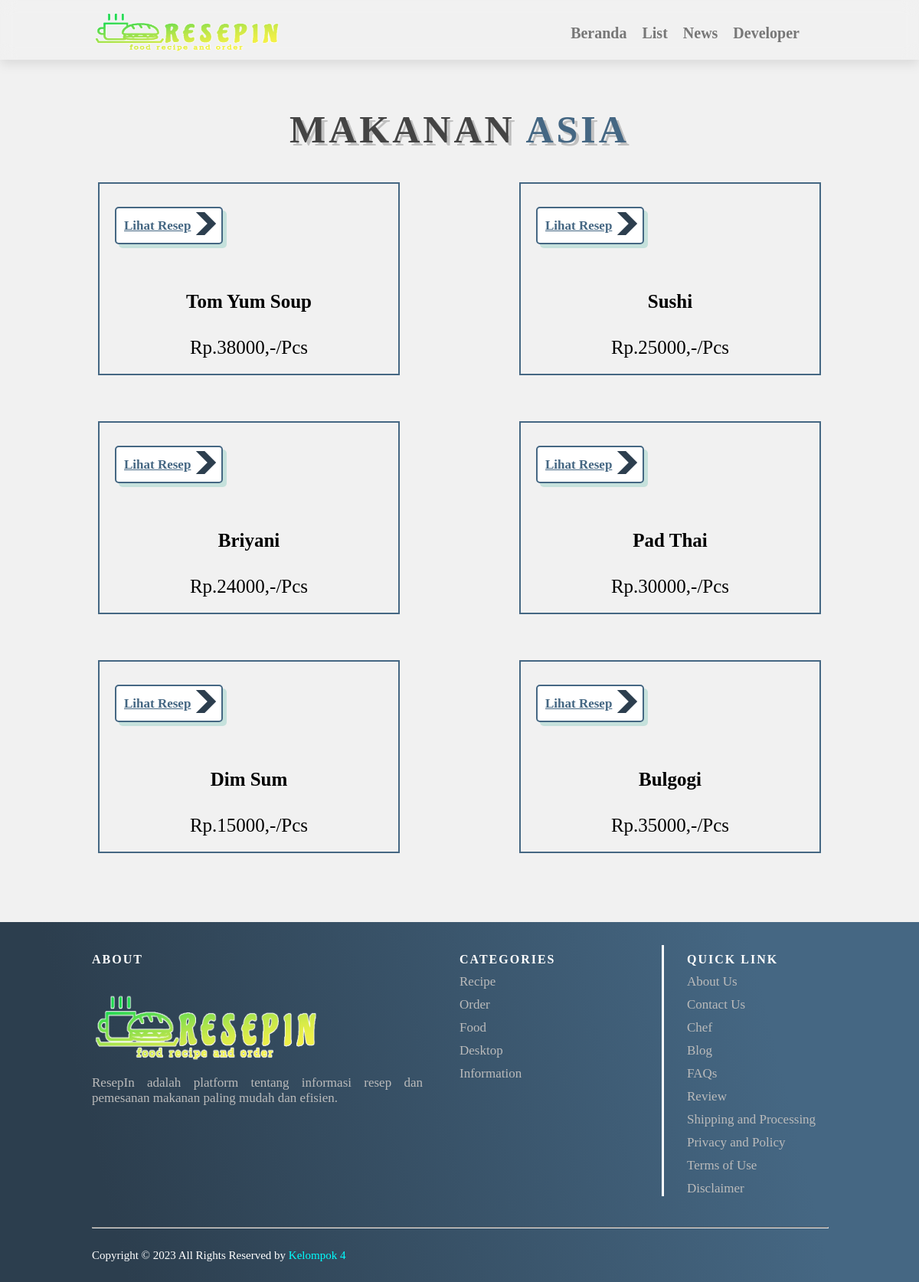
Page /food/makanan_asia.php?id_kategori=2 (signed in) on the committed database.
### tables this page shows
CREATE TABLE `data_menu` (
  `id_menu` int(11) NOT NULL,
  `id_kategori` int(11) NOT NULL,
  `nama_menu` varchar(100) NOT NULL,
  `harga_menu` int(11) NOT NULL,
  `gambar_menu` varchar(100) NOT NULL
);

### food/makanan_asia.php (the view, shortened to what this page needs)
<?php
    require '../functions.php';
    $id_kategori = $_GET["id_kategori"];
    $menu = mysqli_query($conn, "SELECT * FROM data_menu WHERE id_kategori = $id_kategori");
?>
<!DOCTYPE html>
<html>
    <head>
        <link rel="stylesheet" href="kategori_makanan.css" />
    </head>
    <body>
        <header class="header">
            <a href="index.php" class="logo">
                <img src="../logo/resepin.png"
            /></a>
            <nav class="navbar">
                <a href="../beranda.php">Beranda</a>
                <a href="../list.php">List</a>
                <a href="../news.php">News</a>
                <a href="../developer.php">Developer</a>
                <a href="../user/dashboardUser.php"
                    ></a>
            </nav>
        </header>
        <section class="products" id="products">
            <h1 class="heading">Makanan <span>Asia</span></h1>
            <div class="box-container">
                <?php foreach($menu as $rows_menu) : ?>
                <?php $nama_file = str_replace(' ', '_', strtolower($rows_menu["nama_menu"])); ?>
                <?php $nama_file_php = $nama_file . ".php"; ?>
                <div class="boxes">
                    <div class="box">
                        <div class="tombol">
                            <a
                                href="<?= $nama_file_php; ?>?id_menu=<?= $rows_menu['id_menu']; ?>"
                                class="btn"
                            >
                                Lihat Resep
                                <span
                                    ><img src="../icon/arahkanan.png" width="30px"
                                /></span>
                            </a>
                        </div>
                        <div class="image">
                        </div>
                        <div class="content">
                            <h3><?= $rows_menu["nama_menu"]; ?></h3>
                            <div class="price">
                                Rp.<?= $rows_menu["harga_menu"]; ?>,-/Pcs
                            </div>
                        </div>
                    </div>
                </div>
                <?php endforeach; ?>
            </div>
        </section>
        <footer class="site-footer">
            <div class="footerGrid">
                <div class="footerAbout">
                    <h6>About</h6>
                    <img src="../logo/resepin.png" alt="" />
                    <p>
                        ResepIn adalah platform tentang informasi resep dan
                        pemesanan makanan paling mudah dan efisien.
                    </p>
                </div>
                <div class="footerCategory">
                    <h6>Categories</h6>
                    <p>Recipe</p>
                    <p>Order</p>
                    <p>Food</p>
                    <p>Desktop</p>
                    <p>Information</p>
                </div>
                <div class="footerLink">
                    <h6>Quick Link</h6>
                    <a href="../about_us.php"><p>About Us</p></a>
                    <a href="../contact_us.php"><p>Contact Us</p></a>
                    <a href="../chef.php"><p>Chef</p></a>
                    <a href="../blog.php"><p>Blog</p></a>
                    <a href="../faq.php"><p>FAQs</p></a>
                    <a href="../review.php"><p>Review</p></a>
                    <a href="../shipping_and_processing.php"><p>Shipping and Processing</p></a>
                    <a href="../privacy_and_policy.php"><p>Privacy and Policy</p></a>
                    <a href="../terms_of_use.php"><p>Terms of Use</p></a>
                    <a href="../disclaimer.php"><p>Disclaimer</p></a>
                </div>
            </div>
            <hr />
            <div class="copyrightLogo">
                <p class="copyright-text">
                    Copyright &copy; 2023 All Rights Reserved by
                    <a href="#">Kelompok 4</a>
                </p>
                <div class="iconLogoFooter">
                    <a href="#"><ion-icon name="logo-facebook"></ion-icon></a>
                    <a href="#"><ion-icon name="logo-twitter"></ion-icon></a>
                    <a href="#"><ion-icon name="logo-instagram"></ion-icon></a>
                </div>
            </div>
        </footer>
    </body>
</html>

### food/kategori_makanan.css (style rules this page uses)
* { padding: 0; margin: 0; font-family: verdana; }
html { font-size: 62.5%; scroll-behavior: smooth; }
body { background-color: #f1f1f1; position: relative; padding-top: 70px; }
.header { font-family: verdana; height: 70px; padding: 8px 3% 0 10%; position: fixed; top: 0; left: 0; right: 0; z-index: 1000; box-shadow: 0px 5px 15px rgba(0, 0, 0, 0.1); display: flex; align-items: center; justify-content: space-between; background-color: transparent; width: 87%; backdrop-filter: blur(10px); }
.logo img { height: 60px; width: 250px; }
.header .navbar a { text-decoration: none; font-size: 20px; color: #777; margin-left: 20px; font-weight: bold; }
.header .navbar { display: flex; align-items: center; justify-content: center; }
.heading { text-align: center; padding-bottom: 20px; text-shadow: 4px 4px 0 rgba(0, 0, 0, 0.2); text-transform: uppercase; color: #444; font-size: 50px; letter-spacing: 4px; }
.heading span { text-transform: uppercase; color: rgb(69, 103, 131); }
.products { width: 90%; padding: 70px 5%; }
.products .box-container { display: flex; flex-wrap: wrap; justify-content: space-around; gap: 20px; }
.products .box-container .box { text-align: center; border: 2px solid rgb(69, 103, 131); padding: 20px; width: 350px; margin: 20px 0px; }
.products .box-container .box .image { padding: 25px 0; }
.products .box-container .box .content h3 { color: rgb(0, 0, 0); font-size: 25px; height: 60px; }
.products .box-container .box .content .price { color: rgb(0, 0, 0); font-size: 25px; font-weight: lighter; }
.tombol { display: flex; gap: 10px; }
.tombol .btn { display: flex; align-items: center; margin-top: 10px; padding: 5px; padding-left: 10px; border: 2px solid rgb(69, 103, 131); border-radius: 5px; box-shadow: 5px 5px 0 rgba(22, 160, 133, 0.2); color: rgb(69, 103, 131); cursor: pointer; font-size: 17px; font-weight: bold; background: #fff; }
.tombol .btn span { border-radius: 5px; margin-left: 5px; }
.site-footer { background-image: linear-gradient( 76.3deg, rgba(44, 62, 78, 1) 12.6%, rgba(69, 103, 131, 1) 82.8% ); height: auto; width: 80%; padding: 30px 10% 20px 10%; }
.site-footer hr { border-top-color: #bbb; float: left; margin-top: 40px; margin-bottom: 20px; width: 100%; }
.footerGrid { z-index: 3; width: 100%; display: grid; grid-template-columns: 2fr 1fr 1fr; grid-template-rows: 1fr; gap: 0px 5%; grid-template-areas: "footerAbout footerCategory footerLink"; }
.footerAbout { width: 100%; grid-area: footerAbout; }
.footerAbout img { width: 300px; height: 100px; margin-top: 30px; }
.footerAbout h6, .footerCategory h6, .footerLink h6 { color: #fff; font-size: 16px; text-transform: uppercase; margin-top: 10px; letter-spacing: 2px; }
.footerAbout p, .footerCategory p, .footerLink p { color: #bbb; text-align: justify; font-size: 17px; margin: 10px 0 0 0; }
.footerCategory { width: 100%; grid-area: footerCategory; }
.footerLink { border-left: 3px solid #fff; padding-left: 30px; width: 100%; grid-area: footerLink; }
.footerLink a { text-decoration: none; }
.copyrightLogo { width: 100%; height: 30px; display: flex; align-items: center; justify-content: space-between; margin-top: 40px; }
.copyright-text { color: #fff; font-size: 15px; }
.copyright-text a { color: aqua; font-size: 15px; text-decoration: none; }

### rows in the picture
data_menu: nama_menu "Tom Yum Soup", harga_menu "38000"
data_menu: nama_menu "Sushi", harga_menu "25000"
data_menu: nama_menu "Briyani", harga_menu "24000"
data_menu: nama_menu "Pad Thai", harga_menu "30000"
data_menu: nama_menu "Dim Sum", harga_menu "15000"
data_menu: nama_menu "Bulgogi", harga_menu "35000"
